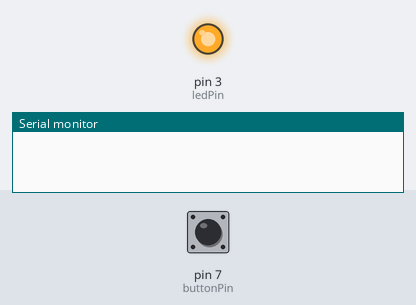
The sketch below on a simulated Arduino Uno, built with avr-gcc and run on an emulated ATmega328P. Parts: output pins drawn as LEDs (lit = HIGH), the last lines printed to the serial monitor. Inputs (shaded band) come from the test bench; at power-on: pin 7 (buttonPin) LOW.

Above: at 1.2 s.
1.3 s: pin 7 (buttonPin) pulled HIGH for 0.15 s
At 2.5 s:
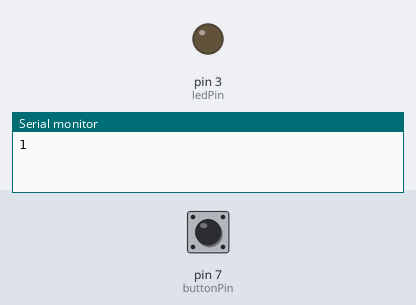
2.9 s: pin 7 (buttonPin) pulled HIGH for 1 s
At 4.0 s:
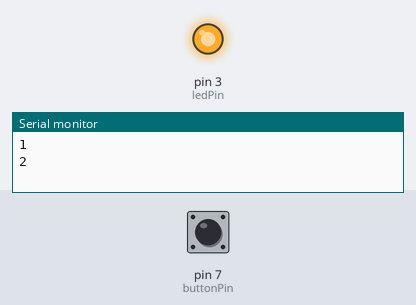
5.4 s: pin 7 (buttonPin) pulled HIGH for 3.2 s
At 5.9 s:
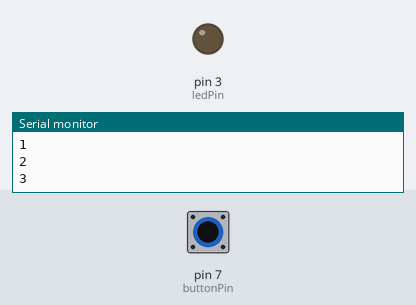
Timing chart, 0 to 8.4 s (numbered marks = the images above; inputs shaded):
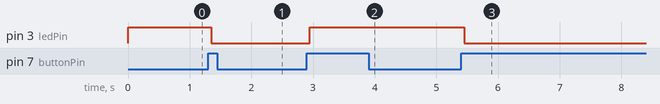

Measured:
- after the input at 1.3 s, pin 3 (ledPin): HIGH → LOW after 0.05 s
- after the input at 2.9 s, pin 3 (ledPin): LOW → HIGH after 0.05 s
- after the input at 5.4 s, pin 3 (ledPin): HIGH → LOW after 0.05 s

The sketch:

ArduinoPrototypeDebounce.ino
```cpp
const int buttonPin = 7; // the number of the pushbutton pin
const int ledPin = 3;    // the number of the LED pin

int ledState = HIGH;       // the current state of the output pin
int buttonState;           // the current reading from the input pin
int lastButtonState = LOW; // the previous reading from the input pin

unsigned long lastDebounceTime = 0; // the last time the output pin was toggled
unsigned long debounceDelay = 50;   // the debounce time; increase if the output flickers

int buttonPressedCount = 0; // amount of button presses

void setup()
{
  pinMode(buttonPin, INPUT);
  pinMode(ledPin, OUTPUT);

  // set initial LED state
  digitalWrite(ledPin, ledState);

  // start serial port
  Serial.begin(9600);
}

void loop()
{
  // read the state of the switch into a local variable:
  int reading = digitalRead(buttonPin);

  // If the switch changed, due to noise or pressing:
  if (reading != lastButtonState)
  {
    // reset the debouncing timer
    lastDebounceTime = millis();
  }

  // delay, so take it as the actual current state:
  if ((millis() - lastDebounceTime) > debounceDelay)
  {

    // if the button state has changed:
    if (reading != buttonState)
    {
      buttonState = reading;

      // only toggle the LED if the new button state is HIGH
      // and +1 on buttonPressedCount
      if (buttonState == HIGH)
      {
        ledState = !ledState;

        buttonPressedCount++;
        Serial.println(buttonPressedCount);
      }
    }
  }

  // set the LED:
  digitalWrite(ledPin, ledState);

  // save the reading. Next time through the loop, it'll be the lastButtonState:
  lastButtonState = reading;
}
```
